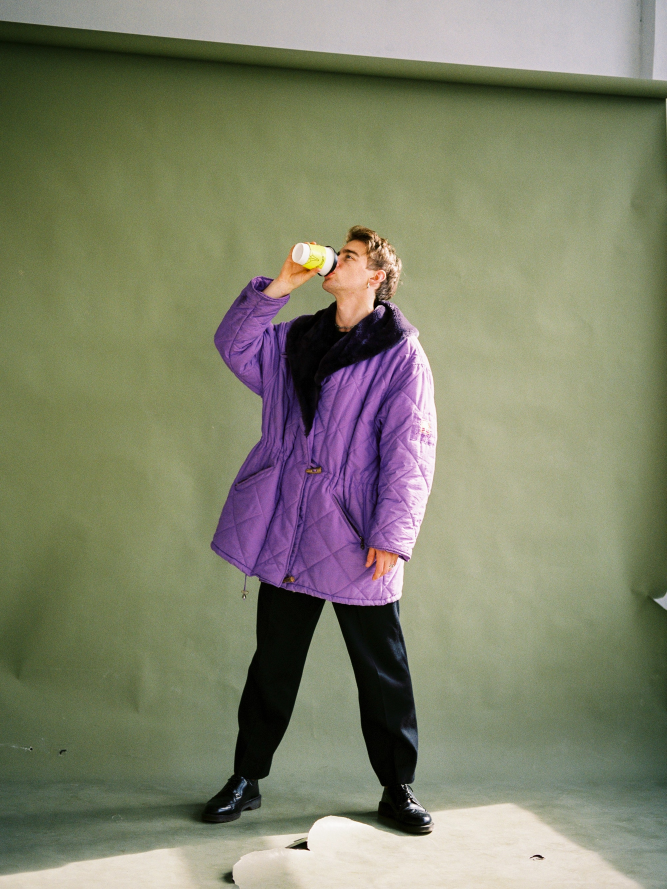
#> input picture example_images/example1.jpg, 2000 x 2667 px (shown at 1/3 size); its folder holds only this picture in this run
$ python example.py   (older library calls are emulated)
#> lines starting #> are read from the running program, lines starting #| are printed output that depends on the picture
### imageList.py
from PIL import Image, ImageFilter, ImageEnhance, ImageDraw, ImageFont
import os


class NamedImage:
    name = ''
    image = None

    def __init__(self, name, image):
        self.name = name
        self.image = image


class ImageList:

    __image_dir_path = ''
    __images = []

    def __init__(self, image_dir_path):
#> called with image_dir_path = './example_images'
        self.__image_dir_path = image_dir_path

        # for each image in the directory
        for filename in os.listdir(image_dir_path):
            # if file-ending is jpg, png, gif or webp store it in the list
            file_ending = filename.split('.')[-1]
            if file_ending in ['jpg', 'png', 'gif', 'webp']:
                self.__images.append(
                    NamedImage(
                        filename,
                        Image.open('{}/{}'.format(image_dir_path, filename))
                    )
                )
#> in __init__, `self.name = name`: self.name = 'example1.jpg'
#> in __init__, self.image is the input picture: PIL image 2000x2667 RGB; mean R, G, B 128.7, 130.8, 107.8

    def save(self, save_dir_path=None):
        if save_dir_path is None:
            '{}/exports'.format(self.__image_dir_path)

        for named_image in self.__images:
            named_image.image.save(save_dir_path + '/' + named_image.name)

    def __apply_lambda(self, lambda_function):
        for i, named_image in enumerate(self.__images):
            named_image.image = lambda_function(named_image.image)
            self.__images[i] = named_image

    def preview(self, *, amount=1):
        for i, named_image in enumerate(self.__images):
            named_image.image.show()
            if i + 1 == amount:
                break
        return self

    def show(self):
        self.__apply_lambda(lambda image: image.show())
        return self

    def resize(self, *, width=None, height=None, remain_aspect_ratio=True):
#> called with height = 450, remain_aspect_ratio = True
        for i, named_image in enumerate(self.__images):
            image = named_image.image
            if width is None and height is None:
                (width, height) = image.size
            else:
                if(width is None):
                    if remain_aspect_ratio:
                        width = int(image.width * height / image.height)
                    else:
                        width = image.width
                if(height is None):
                    if remain_aspect_ratio:
                        height = int(image.height * width / image.width)
                    else:
                        height = image.height

            named_image.image = image.resize((width, height))
            self.__images[i] = named_image
#> this loop made 1 pass
#> pass 1, in resize, `named_image.image = image.resize((width, height))`:
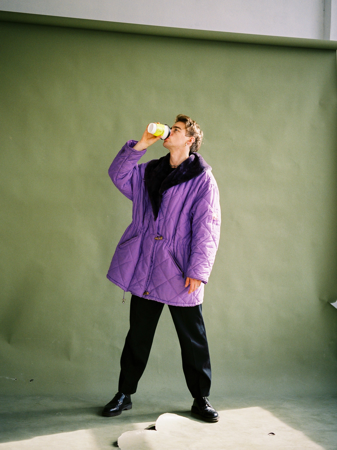
#> named_image.image: PIL image 337x450 RGB; mean R, G, B 128.7, 130.8, 107.8
#> after the loop, height = 450; width = 337
        return self

    def rotate(self, degree):
        self.__apply_lambda(lambda image: image.rotate(degree))
        return self

    def to_grayscale(self):
        self.__apply_lambda(lambda image: image.convert('L'))
        return self

    def to_grayscale_with_alpha(self):
        self.__apply_lambda(lambda image: image.convert('LA'))
        return self

    # [17 lines left out: functions apply_threshold, apply_gaussian_blur, apply_smoothing, not called in this run]

    def apply_detail(self):
        self.__apply_lambda(lambda image: image.filter(ImageFilter.DETAIL))
        return self

    def apply_find_edges(self):
        self.__apply_lambda(lambda image: image.filter(ImageFilter.FIND_EDGES))
        return self

    def sharpen(self):
        self.__apply_lambda(lambda image: image.filter(ImageFilter.SHARPEN))
#> the loop in __apply_lambda, `for i, named_image in enumerate(self.__images):` made 1 pass
        return self

    def apply_filter(self, filter):
        self.__apply_lambda(lambda image: image.filter(filter))
        return self

    # crop has the format (x, y, width, height)
    def crop(self, box):
        self.__apply_lambda(lambda image: image.crop(box))
        return self

    '''
        Submit float values greater 0

        0-1 reduces the contrast, brightness, sharpness
        1 is the original value
        above 1 increases the contrast, brightness, sharpness
    '''

    def enhance(self, *, contrast=None, brightness=None, sharpness=None):
        if contrast is not None:
            self.__apply_lambda(
                lambda image: ImageEnhance.Contrast(image).enhance(contrast))
#> the loop in __apply_lambda (call 2), `for i, named_image in enumerate(self.__images):` made 1 pass
#> pass 1, in __apply_lambda (call 2), `named_image.image = lambda_function(named_image.image)`:
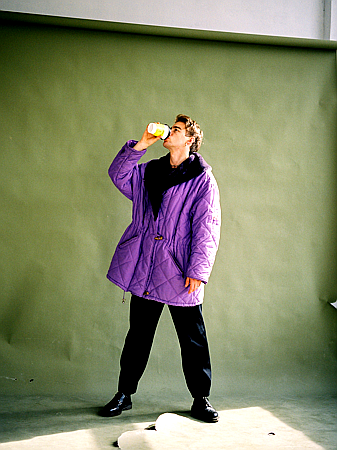
#> named_image.image: PIL image 337x450 RGB; mean R, G, B 129.5, 132.6, 103
        if brightness is not None:
            self.__apply_lambda(lambda image: ImageEnhance.Brightness(
                image).enhance(brightness))
        if sharpness is not None:
            self.__apply_lambda(
                lambda image: ImageEnhance.Sharpness(image).enhance(sharpness))
        return self

    def watermark(self, text, opacity=0.5, font_size=20, font_path=None):

#> called with text = 'aeckerstorfer', opacity = 0.35, font_size = 30
        font_path = "arial.ttf" if font_path is None else font_path
        font = ImageFont.truetype(font_path, font_size)
        text_color = (
            255, 255, 255, int(255*opacity))

        for i, named_image in enumerate(self.__images):
            image = named_image.image
            imageMode = image.mode
            image = image.convert('RGBA')

            txtLayer = Image.new('RGBA', image.size, (255, 255, 255, 0))
            drawObject = ImageDraw.Draw(txtLayer)

            x, y = self.__determine_watermark_position(
                image, drawObject, text, font)

            drawObject.text((x, y), text, fill=text_color, font=font)

            image = Image.alpha_composite(image, txtLayer)
            image = image.convert(imageMode)

            named_image.image = image

            self.__images[i] = named_image
#> this loop made 1 pass
#> (imageMode, width in __determine_watermark_position, height in __determine_watermark_position, text_width in __determine_watermark_position, text_height in __determine_watermark_position, x, y) on pass 1: ('RGB', 337, 450, 201, 28, 68, 211)
        return self

    def __determine_watermark_position(self, image, drawObject, text, font):
        width, height = image.size
        text_width, text_height = drawObject.textsize(text, font)
        x = width / 2 - text_width / 2
        y = height / 2 - text_height / 2

        return x, y

### example.py
from PIL.ImageEnhance import Brightness
from imageList import ImageList

images = ImageList('./example_images')

(images
    .resize(height=450)
    .sharpen()
    .enhance(contrast=1.3, brightness=1.05)
    .watermark('aeckerstorfer', font_size=30, opacity=0.35)
    .preview(amount=1)
    .save(save_dir_path='./exports')
 )
#> the loop in preview, `for i, named_image in enumerate(self.__images):` made 1 pass
#> the loop in save, `for named_image in self.__images:` made 1 pass

$ run again, on example_images/example2.jpg
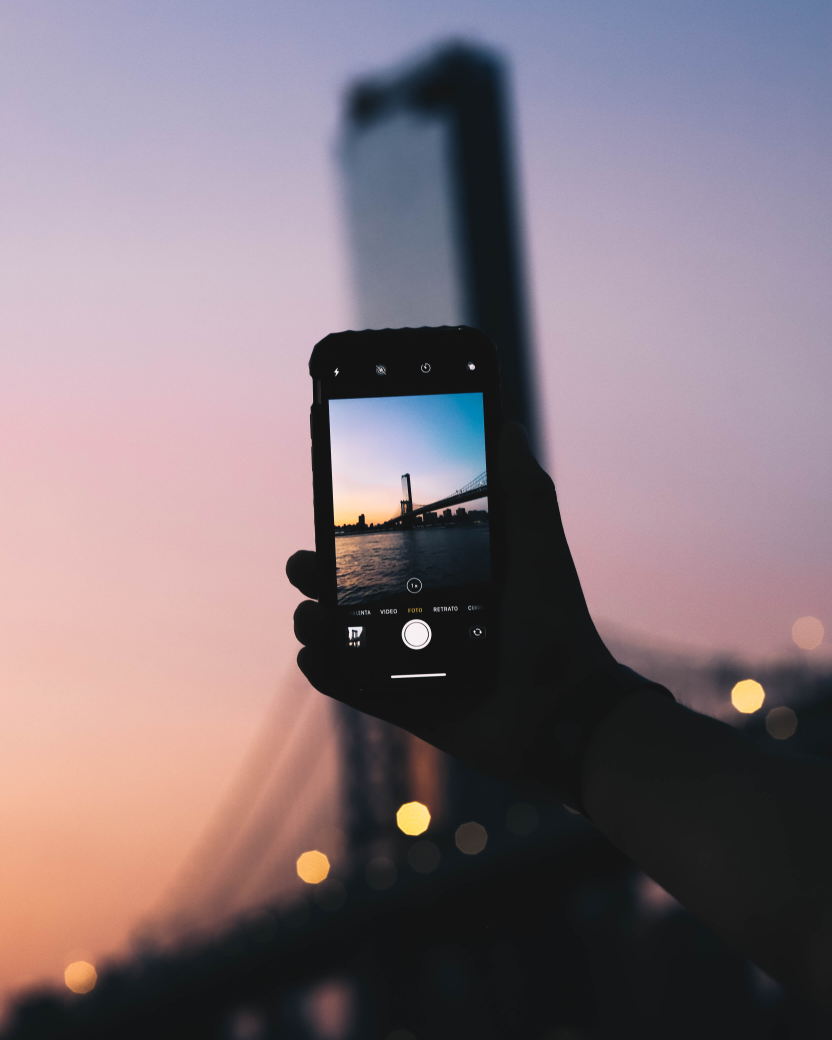
#> input picture example_images/example2.jpg, 4160 x 5200 px (shown at 1/5 size)
#> self.name = 'example2.jpg'
#> in __init__, self.image is the input picture: PIL image 4160x5200 RGB; mean R, G, B 130.7, 116.2, 123.8
#> the loop in resize, `for i, named_image in enumerate(self.__images):` made 1 pass
#> pass 1, in resize, `named_image.image = image.resize((width, height))`:
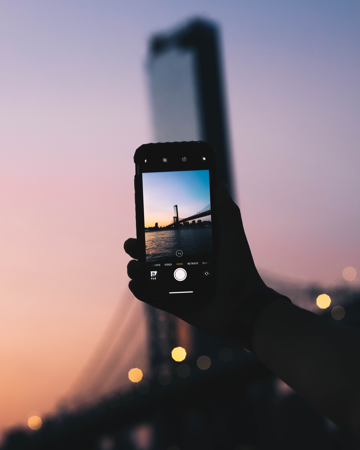
#> named_image.image: PIL image 360x450 RGB; mean R, G, B 130.7, 116.2, 123.8
#> after the loop in resize, `for i, named_image in enumerate(self.__images):`: height = 450; width = 360
#> the loop in __apply_lambda, `for i, named_image in enumerate(self.__images):` made 1 pass
#> the loop in __apply_lambda (call 2), `for i, named_image in enumerate(self.__images):` made 1 pass
#> pass 1, in __apply_lambda (call 2), `named_image.image = lambda_function(named_image.image)`:
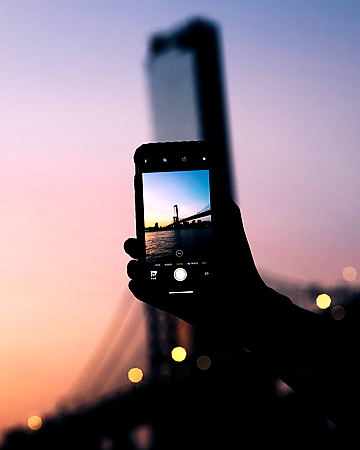
#> named_image.image: PIL image 360x450 RGB; mean R, G, B 134.4, 116.8, 126.4
#> the loop in watermark, `for i, named_image in enumerate(self.__images):` made 1 pass
#> (imageMode, width in __determine_watermark_position, height in __determine_watermark_position, text_width in __determine_watermark_position, text_height in __determine_watermark_position, x, y) on pass 1: ('RGB', 360, 450, 201, 28, 79.5, 211)
#> the loop in preview, `for i, named_image in enumerate(self.__images):` made 1 pass
#> the loop in save, `for named_image in self.__images:` made 1 pass
